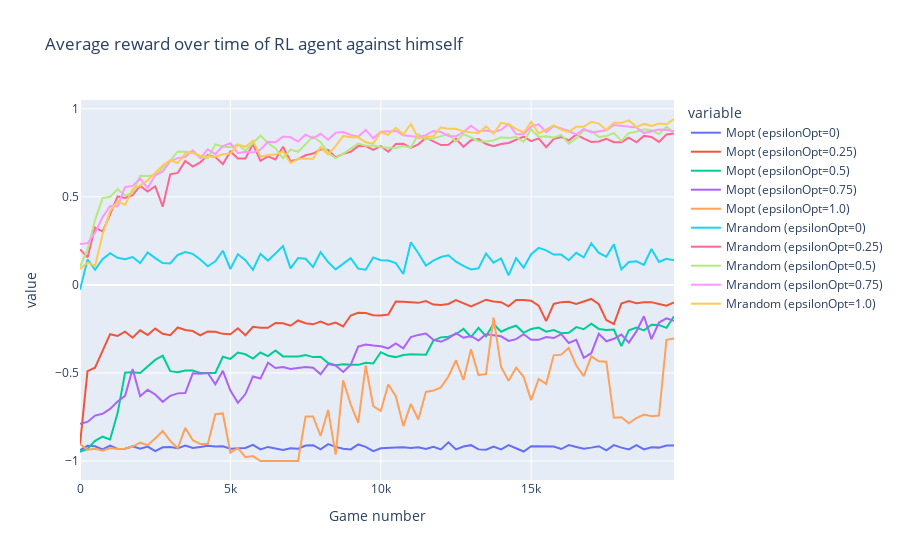

Here is the notebook cell this chart was saved with:
### Markdown cell above
#### Question 7

### Code cell
epsilonList = [0, 0.25, 0.5, 0.75, 1.0]

n_max = 1 

maxGamesTotal = 20_000
groupSize = 250
df = {'Game number':np.arange(maxGamesTotal//groupSize)*groupSize}

num_cores = mp.cpu_count()

def parallelGames(epsilon, maxGamesTotal, groupSize, n_max):
    df = {}

    agent = QlearningAgent(epsilon=epsilon, n_max=n_max)
    player_opt = QlearningAgent(epsilon=agent.epsilon, learningRate=agent.learningRate, discountFactor=agent.discountFactor, n_max=agent.n_max, Q=agent.Q)

    _, Mopt, Mrandom = play_games_with_M(player_opt, agent, maxGamesTotal, groupSize)

    df[f'Mopt (epsilonOpt={epsilon})'] = Mopt
    df[f'Mrandom (epsilonOpt={epsilon})'] = Mrandom

    return df

dfs = Parallel(n_jobs=num_cores)(delayed(parallelGames)(epsilon, maxGamesTotal, groupSize, n_max) for epsilon in epsilonList)

for d in dfs:
    df.update(d)

fig = px.line(df, x='Game number', y=df.columns.difference(['Game number']), title=f'Average reward over time of RL agent against himself')
fig.show()
